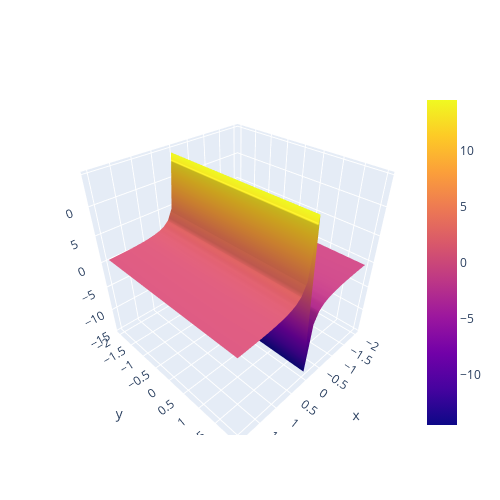
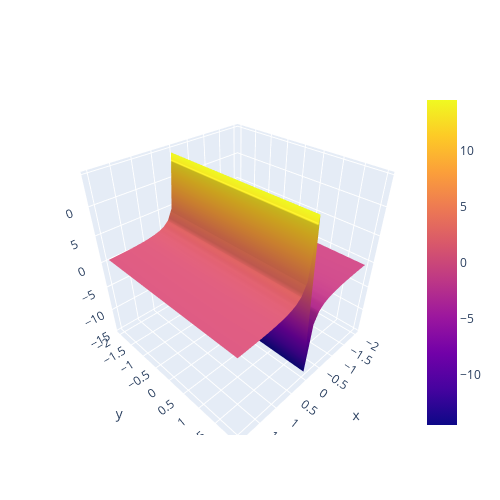
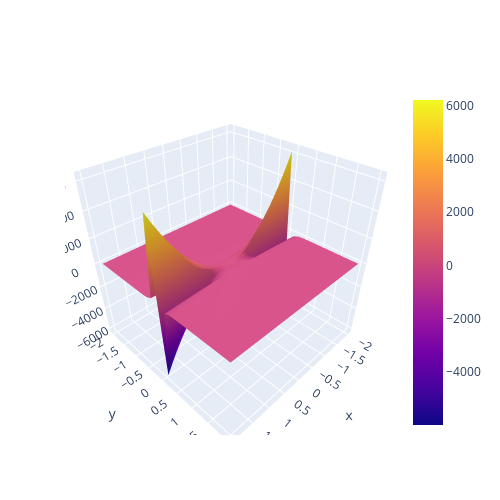
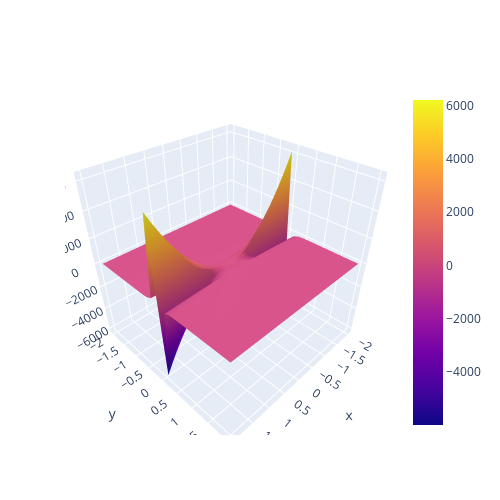

Source (notebook cell) for these figures, in order:
### Code cell
def g_common(mean, var):
    return np.array([[1/var, 0], [0, 1/2/var**2]])

def g_theta(theta_1, theta_2):
    return - 1/2/theta_1**3 * np.array([[theta_2**2 - theta_1, -theta_1*theta_2], [-theta_2*theta_1, theta_1]])


def create_z(x, y, func):
    z = np.zeros((len(x), len(y)))
    for i in range(len(x)):
        for j in range(len(y)):
            z[i, j] = func(x[i], y[j])
    return z

def fig_scalar_3d(x, y, z, title=""):
    fig = go.Figure(data=[go.Surface(z=z, x=x, y=y)])
    fig.update_layout(title=title, autosize=False,
                    width=500, height=500,
                    margin=dict(l=65, r=50, b=65, t=90))
    return fig


x, y = np.linspace(-2, 2, 30), np.linspace(-2, 2, 30)
z_common_00 = create_z(x, y, lambda x, y: g_common(x,y)[0,0])
z_common_11 = create_z(x, y, lambda x, y: g_common(x,y)[0,0])
z_theta_00 = create_z(x, y, lambda x, y: g_theta(x,y)[0,0])
z_theta_11 = create_z(x, y, lambda x, y: g_theta(x,y)[0,0])


fig_scalar_3d(x,y,z_common_00).show()
fig_scalar_3d(x,y,z_common_11).show()
fig_scalar_3d(x,y,z_theta_00).show()
fig_scalar_3d(x,y,z_theta_11).show()

### Figure 1 — Plotly figure (JSON) as saved in the notebook; plotly's stock layout.template omitted (floating-point values rounded to 4 significant figures; data arrays with more than 128 entries replaced by an {"elided": "..."} marker saying what was removed)
{"data": [{"type": "surface", "x": [-2, -1.862, -1.724, -1.586, -1.448, -1.31, -1.172, -1.034, -0.8966, -0.7586, -0.6207, -0.4828, -0.3448, -0.2069, -0.06897, 0.06897, 0.2069, 0.3448, 0.4828, 0.6207, 0.7586, 0.8966, 1.034, 1.172, 1.31, 1.448, 1.586, 1.724, 1.862, 2], "y": [-2, -1.862, -1.724, -1.586, -1.448, -1.31, -1.172, -1.034, -0.8966, -0.7586, -0.6207, -0.4828, -0.3448, -0.2069, -0.06897, 0.06897, 0.2069, 0.3448, 0.4828, 0.6207, 0.7586, 0.8966, 1.034, 1.172, 1.31, 1.448, 1.586, 1.724, 1.862, 2], "z": {"elided": "30x30 float values"}}], "layout": {"autosize": false, "height": 500, "margin": {"b": 65, "l": 65, "r": 50, "t": 90}, "title": {"text": ""}, "width": 500}}

### Figure 2 — Plotly figure (JSON) as saved in the notebook; plotly's stock layout.template omitted (floating-point values rounded to 4 significant figures; data arrays with more than 128 entries replaced by an {"elided": "..."} marker saying what was removed)
{"data": [{"type": "surface", "x": [-2, -1.862, -1.724, -1.586, -1.448, -1.31, -1.172, -1.034, -0.8966, -0.7586, -0.6207, -0.4828, -0.3448, -0.2069, -0.06897, 0.06897, 0.2069, 0.3448, 0.4828, 0.6207, 0.7586, 0.8966, 1.034, 1.172, 1.31, 1.448, 1.586, 1.724, 1.862, 2], "y": [-2, -1.862, -1.724, -1.586, -1.448, -1.31, -1.172, -1.034, -0.8966, -0.7586, -0.6207, -0.4828, -0.3448, -0.2069, -0.06897, 0.06897, 0.2069, 0.3448, 0.4828, 0.6207, 0.7586, 0.8966, 1.034, 1.172, 1.31, 1.448, 1.586, 1.724, 1.862, 2], "z": {"elided": "30x30 float values"}}], "layout": {"autosize": false, "height": 500, "margin": {"b": 65, "l": 65, "r": 50, "t": 90}, "title": {"text": ""}, "width": 500}}

### Figure 3 — Plotly figure (JSON) as saved in the notebook; plotly's stock layout.template omitted (floating-point values rounded to 4 significant figures; data arrays with more than 128 entries replaced by an {"elided": "..."} marker saying what was removed)
{"data": [{"type": "surface", "x": [-2, -1.862, -1.724, -1.586, -1.448, -1.31, -1.172, -1.034, -0.8966, -0.7586, -0.6207, -0.4828, -0.3448, -0.2069, -0.06897, 0.06897, 0.2069, 0.3448, 0.4828, 0.6207, 0.7586, 0.8966, 1.034, 1.172, 1.31, 1.448, 1.586, 1.724, 1.862, 2], "y": [-2, -1.862, -1.724, -1.586, -1.448, -1.31, -1.172, -1.034, -0.8966, -0.7586, -0.6207, -0.4828, -0.3448, -0.2069, -0.06897, 0.06897, 0.2069, 0.3448, 0.4828, 0.6207, 0.7586, 0.8966, 1.034, 1.172, 1.31, 1.448, 1.586, 1.724, 1.862, 2], "z": {"elided": "30x30 float values"}}], "layout": {"autosize": false, "height": 500, "margin": {"b": 65, "l": 65, "r": 50, "t": 90}, "title": {"text": ""}, "width": 500}}

### Figure 4 — Plotly figure (JSON) as saved in the notebook; plotly's stock layout.template omitted (floating-point values rounded to 4 significant figures; data arrays with more than 128 entries replaced by an {"elided": "..."} marker saying what was removed)
{"data": [{"type": "surface", "x": [-2, -1.862, -1.724, -1.586, -1.448, -1.31, -1.172, -1.034, -0.8966, -0.7586, -0.6207, -0.4828, -0.3448, -0.2069, -0.06897, 0.06897, 0.2069, 0.3448, 0.4828, 0.6207, 0.7586, 0.8966, 1.034, 1.172, 1.31, 1.448, 1.586, 1.724, 1.862, 2], "y": [-2, -1.862, -1.724, -1.586, -1.448, -1.31, -1.172, -1.034, -0.8966, -0.7586, -0.6207, -0.4828, -0.3448, -0.2069, -0.06897, 0.06897, 0.2069, 0.3448, 0.4828, 0.6207, 0.7586, 0.8966, 1.034, 1.172, 1.31, 1.448, 1.586, 1.724, 1.862, 2], "z": {"elided": "30x30 float values"}}], "layout": {"autosize": false, "height": 500, "margin": {"b": 65, "l": 65, "r": 50, "t": 90}, "title": {"text": ""}, "width": 500}}
